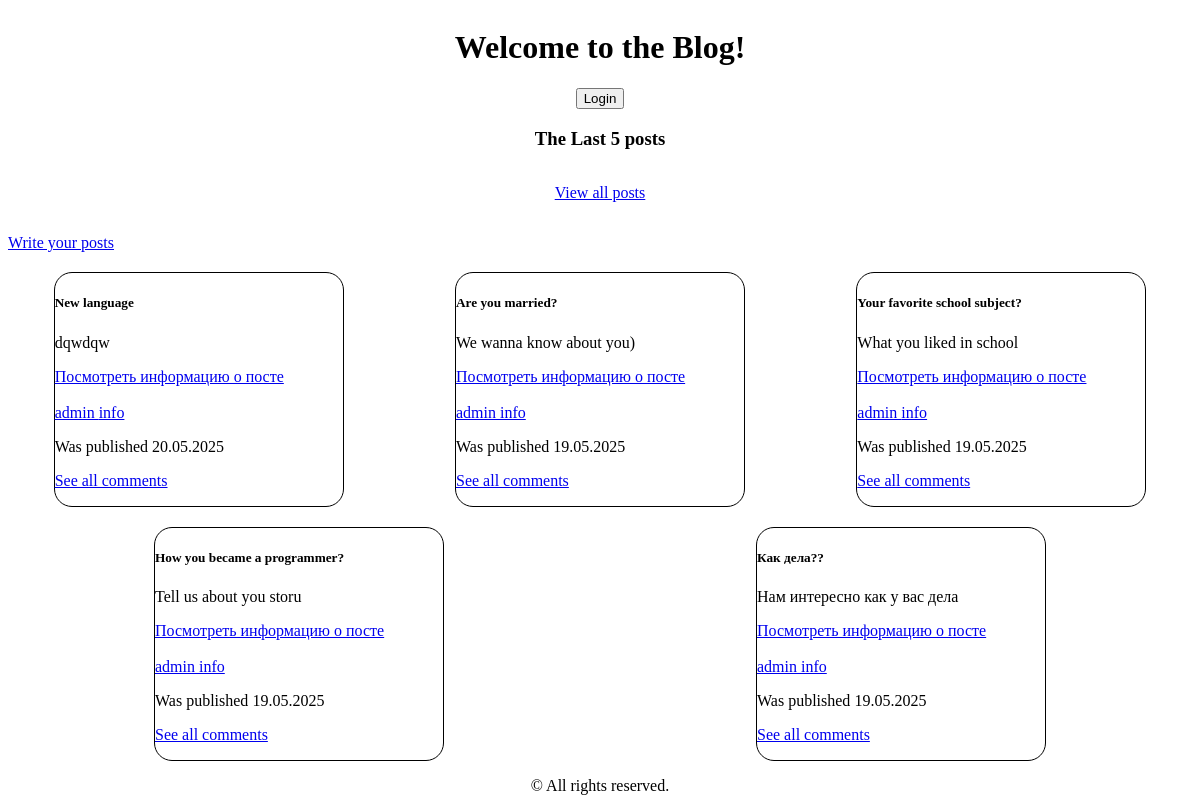
Page /blog/ on the earlier database version.
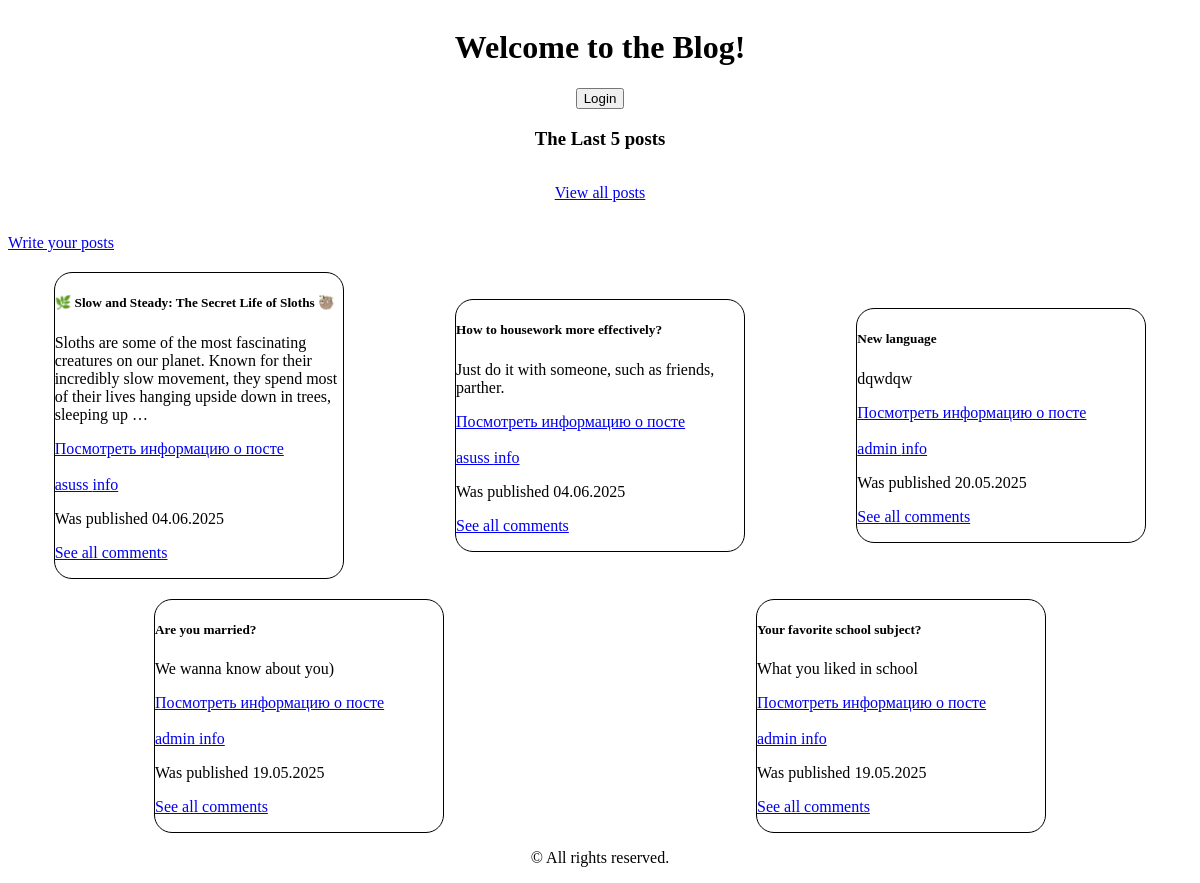
Same page on the later database version.
### blog/models.py (models this page shows, shortened)
class Post(models.Model):
    title = models.CharField(max_length=100)
    content = models.TextField()
    author = models.ForeignKey(Prof, on_delete=models.CASCADE)
    created_time = models.DateTimeField(auto_now=True)

class Prof(models.Model):
    user = models.OneToOneField(User, on_delete=models.CASCADE)
    bio = models.TextField(blank=True)
    phone = models.CharField(max_length=20, blank=True)

### blog/views.py (the view)
# urls.py: path('', views.IndexView.as_view(), name='index'),
class IndexView(TemplateView):
    template_name = 'blog/index.html'
    def get_context_data(self, **kwargs):
        context = super().get_context_data(**kwargs)
        context['posts'] = Post.objects.all()
        context['users'] = User.objects.all()
        context['user'] = self.request.user
        context['rever_posts'] = list(Post.objects.all())[::-1][:5]
        return context

### templates/blog/index.html (shortened to what this page needs)
<!DOCTYPE html>
<html lang="en">
<head>
    {%load static%}
    <link rel="stylesheet" href="{% static 'blog.css' %}">
</head>
<body>
    {% if user.is_authenticated %}
        <div class="df">
            <h1>Welcome, {{ user.username }}!</h1>
            <form method="post" action="{% url 'blog:logout'%}">
                {% csrf_token %}
                <button type="submit">Logout</button>
            </form>
            <p><a href="{% url 'blog:password_change'%}">Change password</a></p>
            <h3>All posts</h3>
        </div>
        <p><a href="{%url 'blog:postForm'%}">Write your posts</a></p>
    <div class="cards">
        {%for p in posts%}
            <div class="card">
                <div class="card-body">
                    <h5 class="card-title">{{p.title}}</h5>
                    <p class="card-text">{{p.content|truncatewords:30}}</p>
                    <a href="{% url 'blog:post' p.author.user.username p.title %}" class="btn btn-primary">Посмотреть информацию о посте</a> <br><br>
                    <a href="{% url 'blog:user' p.author.user.username %}">{{p.author.user.username}} info</a>
                    <p>Was published {{p.created_time|date:"d.m.Y"}}</p>
                    <p><a href="{% url 'blog:postComment' p.author.user.username p.title%}">See all comments</a></p>
                </div>
            </div>
        {%endfor%}
    </div>
    <div class="">
    </div>
    {% else %}
        <div class="df">
            <h1>Welcome to the Blog!</h1>
            <form method="post" action="{% url 'blog:login'%}">
                <button type="submit">Login</button>
            </form>
            <h3>The Last 5 posts</h3>
            <p><a href="{%url 'blog:login'%}">View all posts</a></p>
        </div>
        <p><a href="{%url 'blog:login'%}">Write your posts</a></p>
        <div class="cards">
            {%for p in rever_posts%}
                <div class="card">
                    <div class="card-body">
                        <h5 class="card-title">{{p.title}}</h5>
                        <p class="card-text">{{p.content|truncatewords:30}}</p>
                        <a href="{% url 'blog:post' p.author.user.username p.title %}" class="btn btn-primary">Посмотреть информацию о посте</a> <br><br>
                        <a href="{% url 'blog:user' p.author.user.username %}">{{p.author.user.username}} info</a>
                        <p>Was published {{p.created_time|date:"d.m.Y"}}</p>
                        <p><a href="{% url 'blog:postComment' p.author.user.username p.title%}">See all comments</a></p>
                    </div>
                </div>
            {%endfor%}
        </div>
    {% endif %}
    <footer>
        <p>© All rights reserved.</p>
    </footer>
</body>
</html>

### static/blog.css (style rules this page uses)
.cards { margin: 20px 0 0; display: flex; justify-content: space-around; align-items: center; flex-wrap: wrap; gap: 20px; }
.card { border: 1px solid; border-radius: 18px; width: 18rem; }
h1,footer { text-align: center; }
.df { display: flex; align-items: center; flex-direction: column; }

Differences in the rows shown:
no longer on this page (row unchanged): Post: title "How you became a programmer?", content "Tell us about you storu", author.user.username "admin", created_time "19.05.2025"
no longer on this page (row unchanged): Post: title "Как дела??", content "Нам интересно как у вас дела", author.user.username "admin", created_time "19.05.2025"
added Post: title "🌿 Slow and Steady: The Secret Life of Sloths 🦥", content "Sloths are some of the most fascinating creatures on our planet. Known for their incredibly slow movement, they spend most of their lives hanging upside down in trees, sleeping up …", author.user.username "asuss", created_time "04.06.2025"
added Post: title "How to housework more effectively?", content "Just do it with someone, such as friends, parther.", author.user.username "asuss", created_time "04.06.2025"
